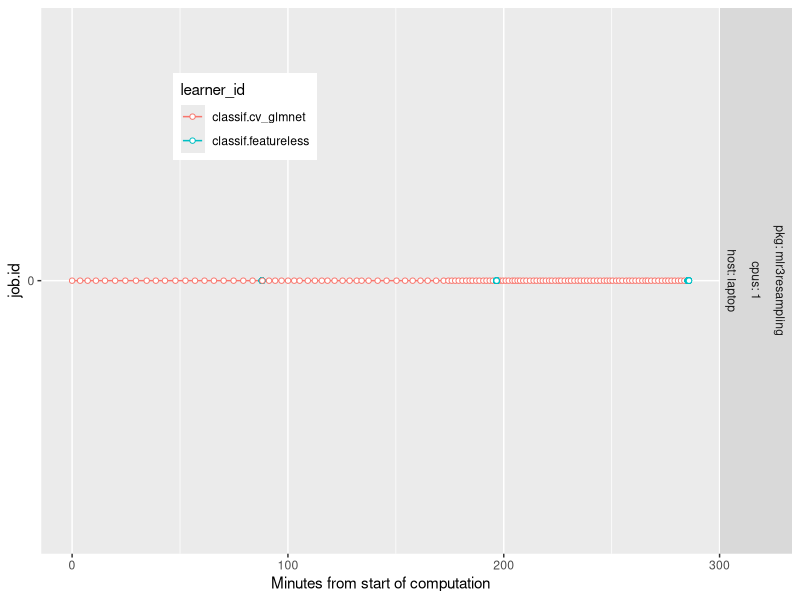

The R script that drew this image:
library(data.table)
library(ggplot2)
seq_dt <- fread("NSCH_autism_reproduce_proj_results_sequential.csv")
proj_dt <- fread("NSCH_autism_reproduce_proj_results.csv")
reg_dt <- fread("NSCH_autism_reproduce_registry_jobs.csv")
minutes <- function(seconds)as.numeric(seconds)/60
all_dt <- rbind(
  seq_dt[, .(cpus=1, host="laptop", pkg="mlr3resampling", started=start.time, done=end.time, learner_id, job.id=process)],
  proj_dt[, .(cpus=100, host="rorqual", pkg="mlr3resampling", started=start.time, done=end.time, learner_id, job.id=process)],
  reg_dt[, .(cpus=240, host="rorqual", pkg="mlr3batchmark", started, done, learner_id, job.id)]
)[, let(
  start.minutes=minutes(started-min(started)),
  end.minutes=minutes(done-min(started))
), by=.(pkg,cpus,host)]

both_dt <- all_dt[cpus==1]
gg <- ggplot()+
  facet_grid(pkg+cpus+host~., labeller=label_both, scales="free", space="free")+
  scale_y_continuous(breaks=seq(0, 300, by=50))+
  scale_x_continuous(
    "Minutes from start of computation")+
  geom_segment(aes(
    start.minutes, job.id,
    color=learner_id,
    xend=end.minutes, yend=job.id),
    data=both_dt)+
  geom_point(aes(
    start.minutes, job.id,
    color=learner_id),
    shape=21,
    fill="white",
    data=both_dt)+
  theme(legend.position=c(0.3, 0.8))
png(
  "NSCH_autism_reproduce_timings.png",
  width=8, height=5, units="in", res=200)
print(gg)
dev.off()
